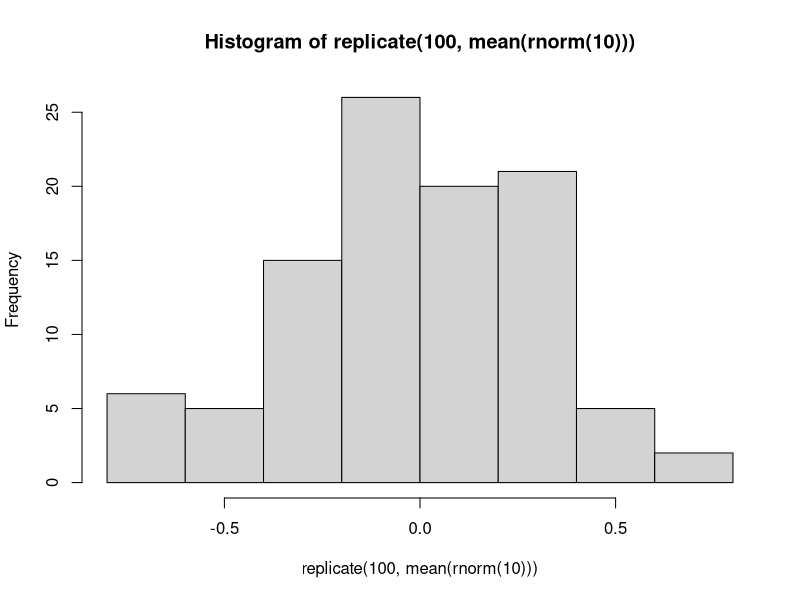
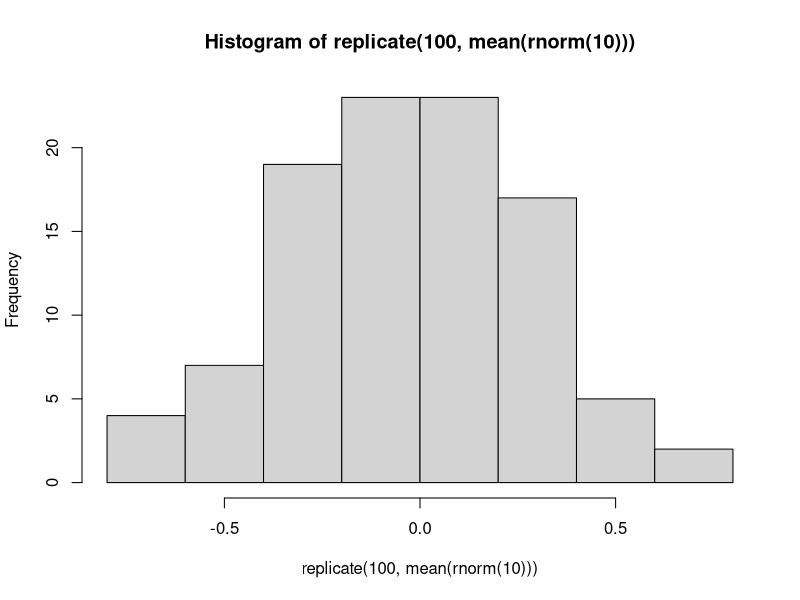
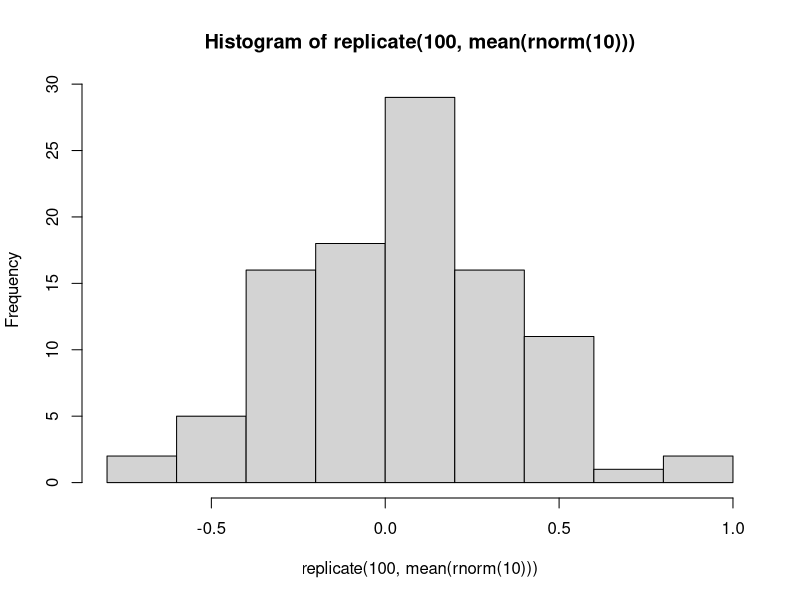
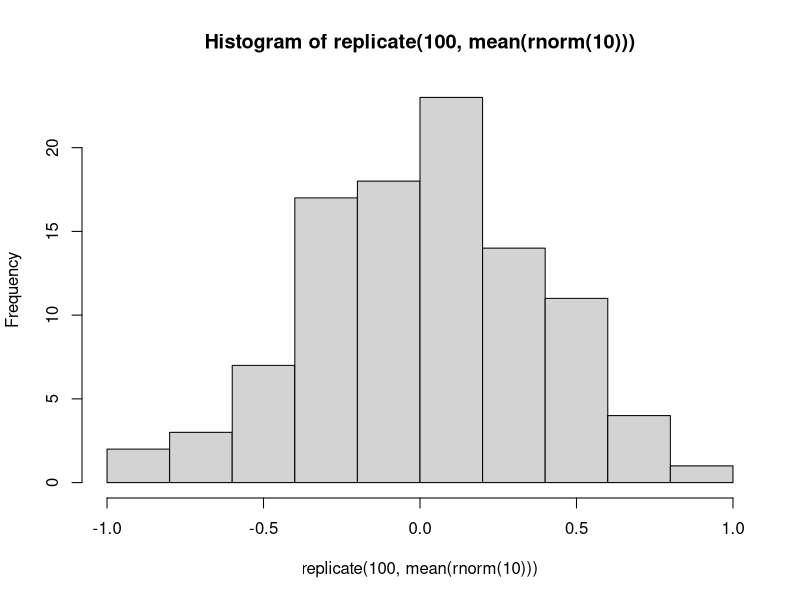
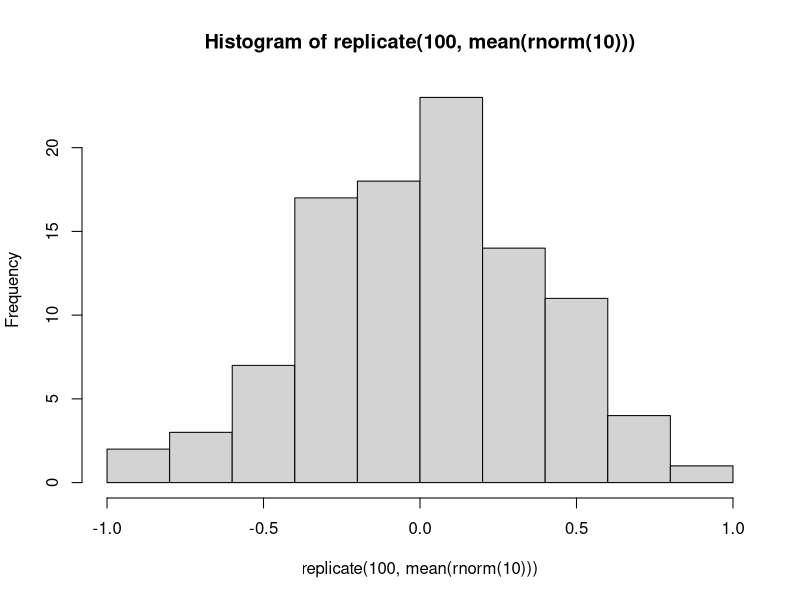
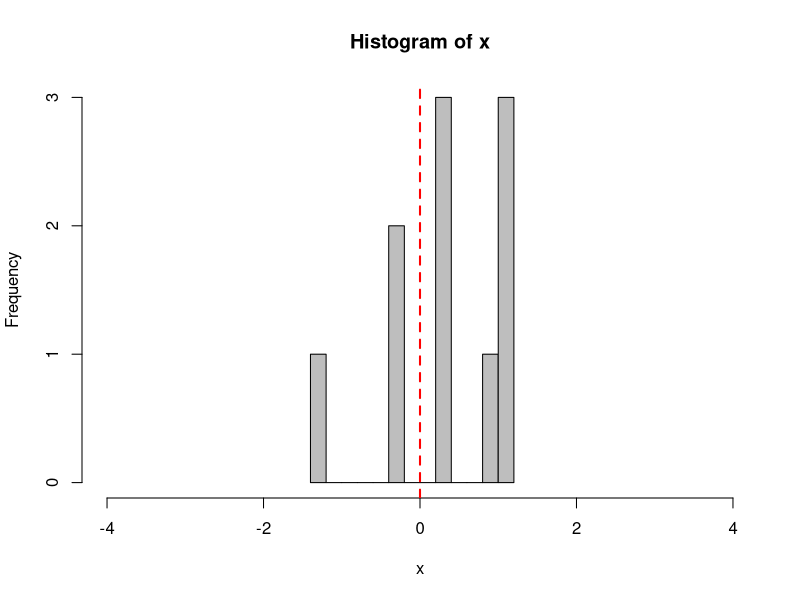
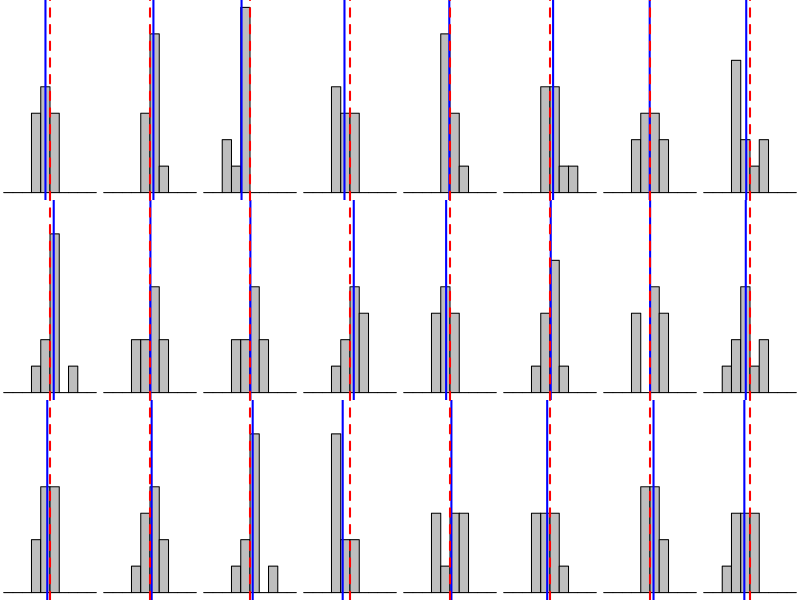
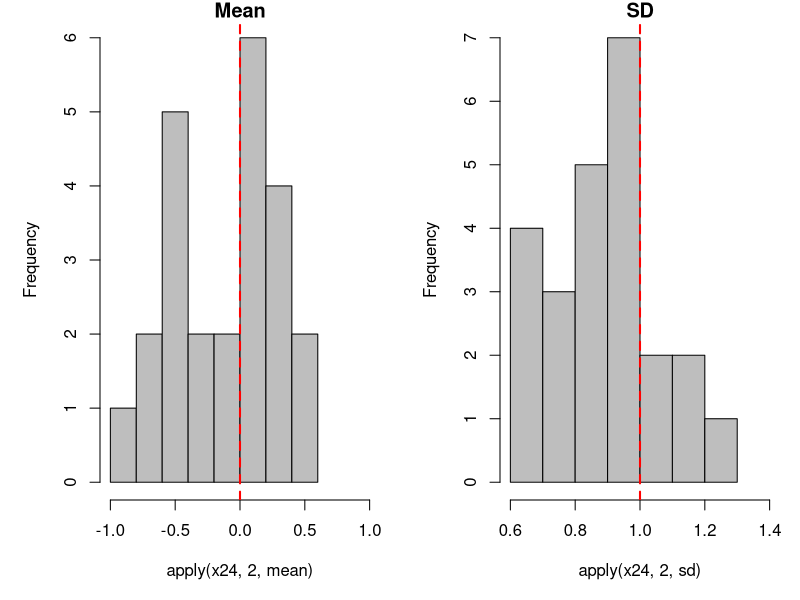

Write the R code that produced these figures, in order.
##############################
## code use in presentation ##
##############################


# sample 
x <- 1:10
x
sample(x)
sample(x, replace = TRUE)
sample(letters, size = 10)
?sample # default: replace = FALSE
sample(x, size = 100, replace = TRUE)

# random number generator drawing from specific distributions
?runif
?rpois
?rnorm
?rbinom

# your turn: generate random numbers





# repeat 
?replicate
rnorm(10)
mean(rnorm(10))
replicate(10,rnorm(10))
replicate(10, mean(rnorm(100)))

# your turn: generate random numbers, repeat, and plot






# set seed
hist(replicate(100, mean(rnorm(10))))
hist(replicate(100, mean(rnorm(10))))
hist(replicate(100, mean(rnorm(10))))

set.seed(10)
hist(replicate(100, mean(rnorm(10))))

set.seed(10)
hist(replicate(100, mean(rnorm(10))))


# defining sample size within a replication
## single random sample of normal distribution N(0,1) with n=10
x <- rnorm(10, mean=0, sd=1)
hist(x, breaks=10, col="grey", xlim=c(-4,4))
abline(v=0, col="red", lty=2, lwd=2)

## 24 sims of same distribution N(0,1) with n=10
set.seed(10)
x24 <- replicate(24, rnorm(10,0,1))
par(mfrow=c(3,8), mar=c(0,0,0,0))
x24Plot <- apply(x24,2,function(x){
               hist(x, col="grey", xlim=c(-5,5), ylim=c(0,7), breaks=c(-5:5),
                    main="", ylab="", xlab="", xaxt="n", yaxt="n")
               abline(v=mean(x), col="blue", lwd=2)
               abline(v=0, col="red", lty=2, lwd=2)
                })

## distribution of mu and sd from 24 sims N(0,1) with n=10
par(mfrow=c(1,2), mar=c(5,5,1,1))
hist(apply(x24, 2, mean), main="Mean",col="grey", xlim=c(-1,1))
abline(v=0, col="red", lty=2, lwd=2)
hist(apply(x24, 2, sd), main="SD",col="grey", xlim=c(0.6,1.4))
abline(v=1, col="red", lty=2, lwd=2)

## 24 sims of same distribution N(0,1) with n=1000
set.seed(10)
x24b <- replicate(24, rnorm(1000,0,1))
par(mfrow=c(3,8), mar=c(0,0,0,0))
x24bPlot <- apply(x24b,2,function(x){
               hist(x, col="grey", xlim=c(-5,5), ylim=c(0,500), breaks=c(-5:5),
                    main="", ylab="", xlab="", xaxt="n", yaxt="n")
               abline(v=mean(x), col="blue", lwd=2)
               abline(v=0, col="red", lty=2, lwd=2)
               })

## distribution of mu and sd from 24 sims N(0,1) with n=1000
par(mfrow=c(1,2), mar=c(5,5,1,1))
hist(apply(x24b, 2, mean), main="Mean",col="grey", xlim=c(-1,1))
abline(v=0, col="red", lty=2, lwd=2)
hist(apply(x24b, 2, sd), main="SD",col="grey", xlim=c(0.6,1.4))
abline(v=1, col="red", lty=2, lwd=2)

## distribution of mu and sd from 1000 sims N(0,1) with n=10
set.seed(10)
x1000 <- replicate(1000, rnorm(10,0,1))
par(mfrow=c(1,2), mar=c(5,5,1,1))
hist(apply(x1000, 2, mean), main="Mean",col="grey")
abline(v=0, col="red", lty=2, lwd=2)
hist(apply(x1000, 2, sd), main="SD",col="grey")
abline(v=1, col="red", lty=2, lwd=2)
